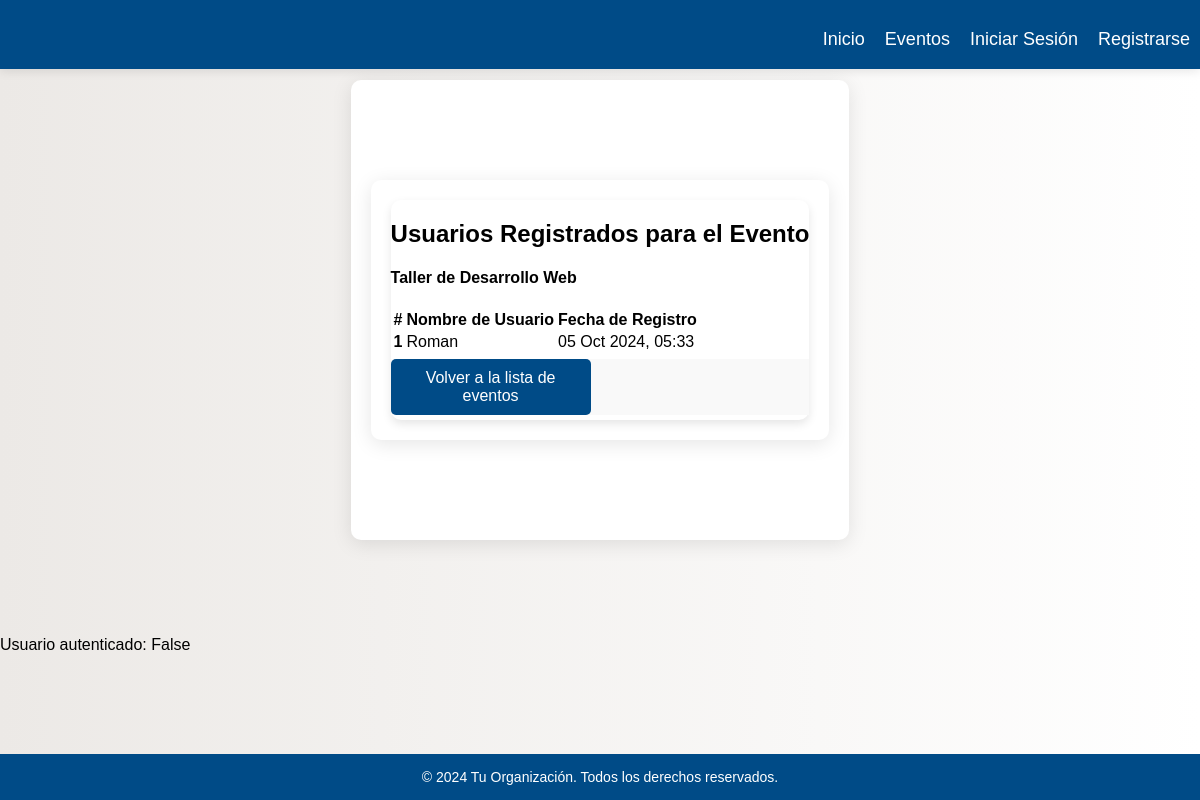
/eventos/4/registrados/, run on the app's committed database.
### eventosya/models.py (models this page shows, shortened)
class Evento(models.Model):
    nombrEvento = models.CharField(max_length=100)
    descripcion = models.TextField()
    fechaInicio = models.DateTimeField()
    fechaFin = models.DateTimeField()
    lugar = models.CharField(max_length=100)
    categoria = models.ForeignKey(Categoria, on_delete=models.SET_NULL, null=True, blank=True)
    organizador = models.ForeignKey(User, on_delete=models.SET_NULL, null=True)
    costo = models.DecimalField(max_digits=8, decimal_places=2, default=0.0)  # Ej: Precio en USD
    estadoEvento = models.CharField(max_length=20, default='Pendiente')  # Pendiente, En Curso, Finalizado, Cancelado
    imagen = models.ImageField(upload_to='eventos/', null=True, blank=True)  # Campo para la imagen del evento

class RegistroEvento(models.Model):
    usuario = models.ForeignKey('auth.User', on_delete=models.CASCADE)
    evento = models.ForeignKey(Evento, on_delete=models.CASCADE)
    fechaRegistro = models.DateTimeField(auto_now_add=True)

### eventosya/views.py (the view)
# urls.py: path('eventos/<int:evento_id>/registrados/', views.ver_registrados, name='ver_registrados'),
def ver_registrados(request, evento_id):
    evento = get_object_or_404(Evento, id=evento_id)
    registrados = RegistroEvento.objects.filter(evento=evento)
    context = {
        'evento': evento,
        'registrados': registrados,
    }
    return render(request, 'eventos/ver_registrados.html', context)

### eventosya/templates/eventos/ver_registrados.html
{% extends "base.html" %}
{% block content %}
<div class="container mt-5">
    <div class="card">
        <div class="card-header bg-primary text-white text-center">
            <h2>Usuarios Registrados para el Evento</h2>
            <h4>{{ evento.nombrEvento }}</h4>
        </div>
        <div class="card-body">
            {% if registrados %}
                <table class="table table-hover table-bordered">
                    <thead class="thead-dark">
                        <tr>
                            <th scope="col">#</th>
                            <th scope="col">Nombre de Usuario</th>
                            <th scope="col">Fecha de Registro</th>
                        </tr>
                    </thead>
                    <tbody>
                        {% for registro in registrados %}
                            <tr>
                                <th scope="row">{{ forloop.counter }}</th>
                                <td>{{ registro.usuario.username }}</td>
                                <td>{{ registro.fechaRegistro|date:"d M Y, H:i" }}</td>
                            </tr>
                        {% endfor %}
                    </tbody>
                </table>
            {% else %}
                <div class="alert alert-info text-center" role="alert">
                    No hay usuarios registrados para este evento.
                </div>
            {% endif %}
        </div>
        <div class="card-footer text-center">
            <a href="{% url 'listarEventos' %}" class="btn btn-secondary">Volver a la lista de eventos</a>
        </div>
    </div>
</div>
{% endblock %}

### eventosya/static/css/estilos.css (style rules this page uses)
* { box-sizing: border-box; }
body { font-family: 'Arial', sans-serif; background: linear-gradient(to right, #ece9e6, #ffffff); margin: 0; padding: 0; height: 100vh; display: flex; flex-direction: column; }
.container { display: flex; justify-content: center; align-items: flex-start; max-width: 1200px; margin: 80px auto 20px; padding: 20px; flex-wrap: wrap; }
.btn { background-color: #004b87; color: white; border: none; border-radius: 5px; padding: 10px 20px; font-size: 16px; cursor: pointer; transition: background-color 0.3s, transform 0.2s; margin: 10px; width: calc(50% - 20px); }

### eventosya/static/css/form_styles.css (style rules this page uses)
.container { max-width: 800px; margin: auto; padding: 20px; background-color: #ffffff; border-radius: 8px; box-shadow: 0 2px 10px rgba(0, 0, 0, 0.1); display: flex; flex-direction: row; justify-content: space-between; }
a { text-align: center; color: #07315d; text-decoration: none; display: block; margin-top: 10px; }

### eventosya/static/css/eventos.css (style rules this page uses)
body { margin: 0; padding: 0; font-family: 'Arial', sans-serif; background-color: #f4f4f4; }
.container { max-width: 1200px; margin: 40px auto; padding: 20px; background: #ffffff; border-radius: 10px; box-shadow: 0 4px 20px rgba(0, 0, 0, 0.1); }
.btn { width: 100%; max-width: 200px; margin: 5px 0; background-color: #f0c040; color: #004b87; padding: 10px 15px; border: none; border-radius: 5px; cursor: pointer; transition: background-color 0.3s, transform 0.3s; }

### eventosya/static/css/detalleEventos.css (style rules this page uses)
body { margin: 0; padding: 0; font-family: 'Arial', sans-serif; background-color: #f4f4f4; }
.container { max-width: 1200px; margin: 80px auto; padding: 20px; background: #ffffff; border-radius: 10px; box-shadow: 0 4px 20px rgba(0, 0, 0, 0.1); }
.card { border: none; border-radius: 10px; box-shadow: 0 4px 10px rgba(0, 0, 0, 0.1); }
.card-footer { background-color: #f9f9f9; }
.btn-secondary { background-color: #004b87; color: #ffffff; padding: 10px 15px; border-radius: 5px; transition: background-color 0.3s; }

### data on the page
Evento: nombrEvento "Taller de Desarrollo Web"
RegistroEvento: usuario.username "Roman", fechaRegistro "05 Oct 2024, 05:33"

### other printed values
{{ user.is_authenticated }} "False"
